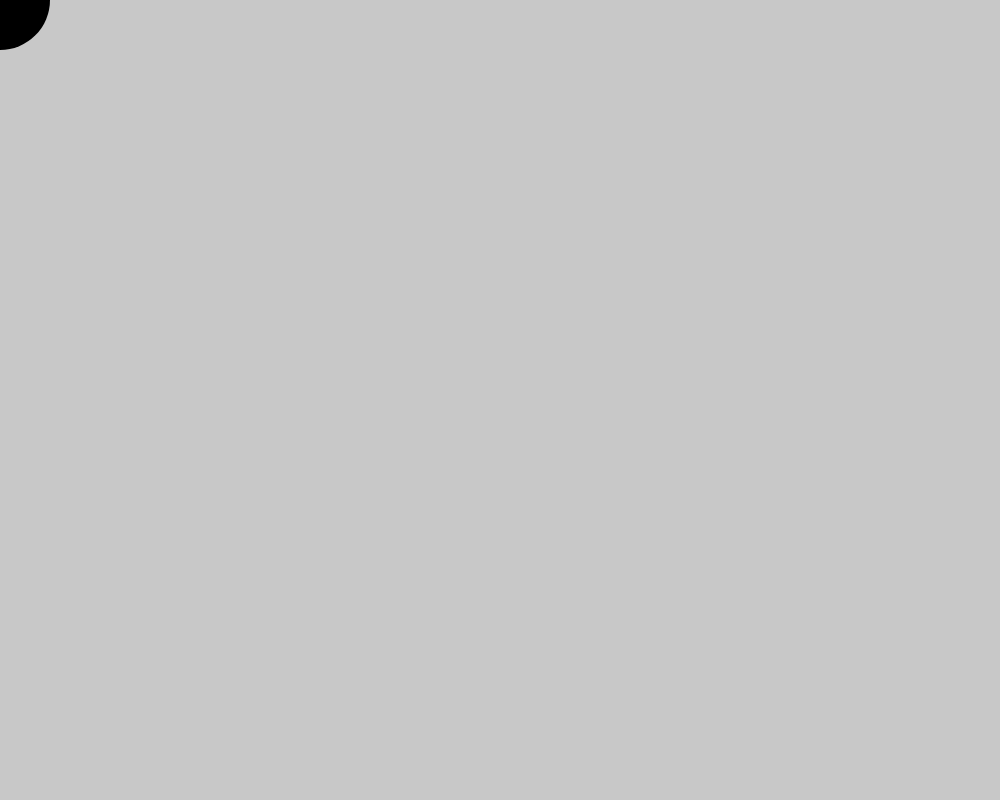
Frame 1 (no input)
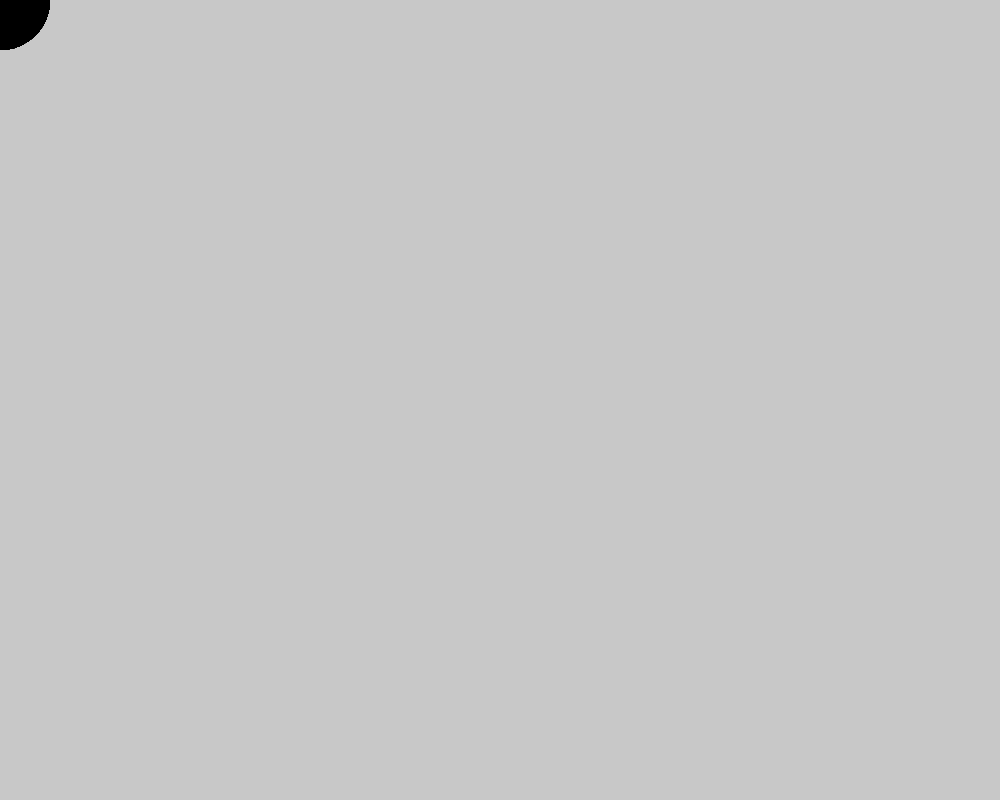
Frame 60 (no input)
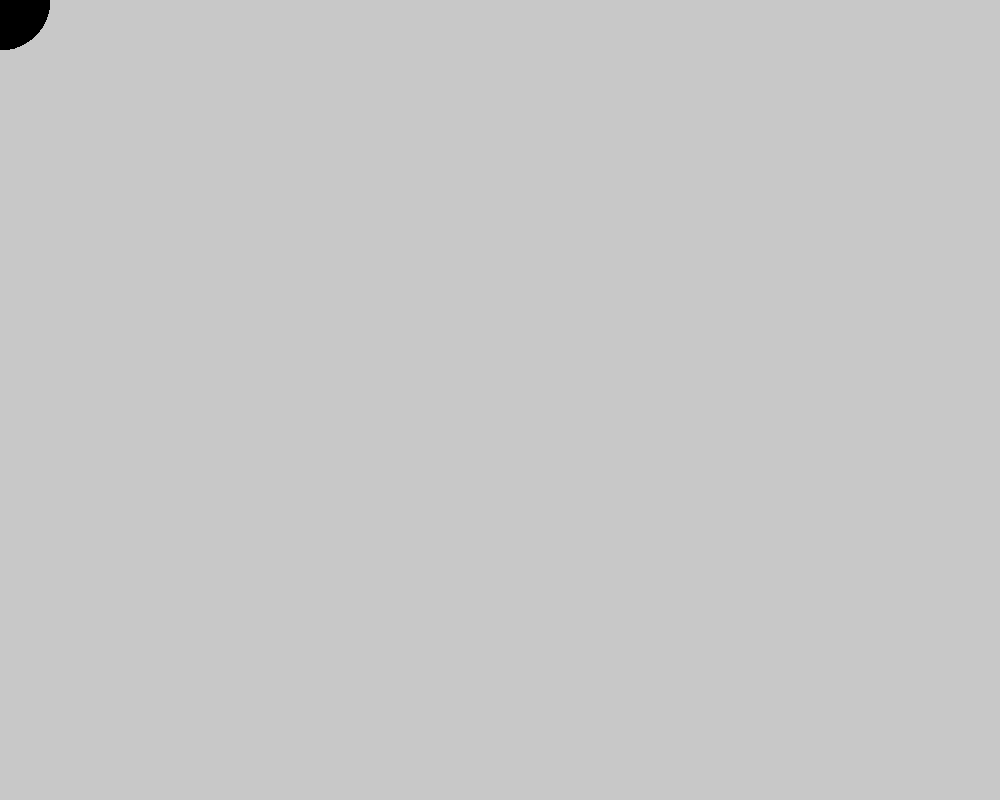
Frame 120 (the mouse pressed at the canvas centre since frame 60)

The p5.js sketch that drew these frames (run headless with seeded random() and noise() and a simulated clock; from frame 60 on, the mouse is pressed at the canvas centre):

// p5.js sketch
// ── sketch.js
var x = 0;
var y = 0;

function setup() {
  createCanvas(1000, 800);
  background(200);
}

function draw() {

  noStroke();
// stroke(10)
  fill(x / 2, y / 2, x + y / 2);
  ellipse(x, y, 100, 100);
  keydraw();
}

function keydraw (){
    if (keyIsPressed) {
    if (keyCode == LEFT_ARROW) {
      x = x - 1;
    } else if (keyCode == RIGHT_ARROW) {
      x = x + 1;
    } else if (keyCode == UP_ARROW) {
      y = y - 1; 
    } else if (keyCode == DOWN_ARROW) {
      y = y + 1;
    }
  }
}
